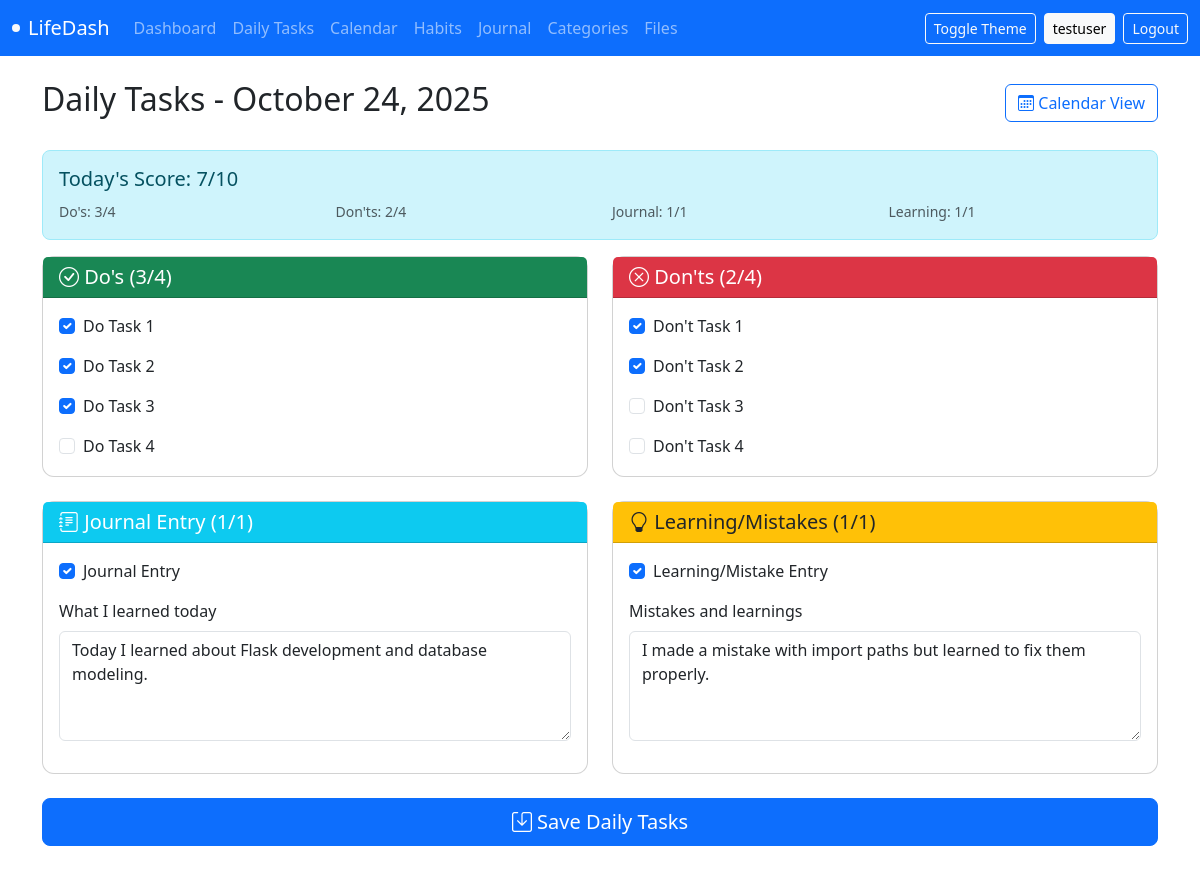
Screenshot of /tasks/ (signed in) with the database file from the repository.
### app/models.py (models this page shows, shortened)
class User(UserMixin, db.Model):
    __tablename__ = "users"
    id = db.Column(db.Integer, primary_key=True)
    email = db.Column(db.String(255), unique=True, nullable=False, index=True)
    username = db.Column(db.String(80), unique=True, nullable=True, index=True)
    password_hash = db.Column(db.String(255), nullable=False)
    avatar_url = db.Column(db.String(500), nullable=True)
    timezone = db.Column(db.String(100), nullable=True)
    created_at = db.Column(db.DateTime, default=datetime.utcnow, nullable=False)
    habits = db.relationship("Habit", backref="user", lazy=True, cascade="all, delete-orphan")
    habit_logs = db.relationship("HabitLog", backref="user", lazy=True, cascade="all, delete-orphan")
    journal_entries = db.relationship("JournalEntry", backref="user", lazy=True, cascade="all, delete-orphan")
    categories = db.relationship("Category", backref="user", lazy=True, cascade="all, delete-orphan")
    subpages = db.relationship("Subpage", backref="user", lazy=True, cascade="all, delete-orphan")
    files = db.relationship("FileAsset", backref="user", lazy=True, cascade="all, delete-orphan")
    todos = db.relationship("TodoItem", backref="user", lazy=True, cascade="all, delete-orphan")
    daily_scores = db.relationship("DailyScore", backref="user", lazy=True, cascade="all, delete-orphan")

class DailyScore(db.Model):
    __tablename__ = "daily_scores"
    id = db.Column(db.Integer, primary_key=True)
    user_id = db.Column(db.Integer, db.ForeignKey("users.id", ondelete="CASCADE"), nullable=False, index=True)
    date = db.Column(db.Date, nullable=False, index=True, default=date.today)
    do_points = db.Column(db.Integer, default=0, nullable=False)  # 0-4 points
    dont_points = db.Column(db.Integer, default=0, nullable=False)  # 0-4 points
    journal_point = db.Column(db.Integer, default=0, nullable=False)  # 0-1 point
    learning_point = db.Column(db.Integer, default=0, nullable=False)  # 0-1 point
    total_points = db.Column(db.Integer, default=0, nullable=False)  # calculated field
    journal_text = db.Column(db.Text, nullable=True)  # what user learned
    learning_text = db.Column(db.Text, nullable=True)  # mistakes/learnings today
    created_at = db.Column(db.DateTime, default=datetime.utcnow, nullable=False)
    updated_at = db.Column(db.DateTime, default=datetime.utcnow, onupdate=datetime.utcnow, nullable=False)
    __table_args__ = (db.UniqueConstraint("user_id", "date", name="uq_daily_score_once_per_day"),)

### app/tasks/routes.py (the view)
@tasks_bp.route('/')
@login_required
def daily_tasks():
    today = date.today()
    today_score = DailyScore.query.filter_by(
        user_id=current_user.id,
        date=today
    ).first()
    form = DailyTaskForm()
    if today_score:
        form.do_1.data = today_score.do_points >= 1
        form.do_2.data = today_score.do_points >= 2
        form.do_3.data = today_score.do_points >= 3
        form.do_4.data = today_score.do_points >= 4
        form.dont_1.data = today_score.dont_points >= 1
        form.dont_2.data = today_score.dont_points >= 2
        form.dont_3.data = today_score.dont_points >= 3
        form.dont_4.data = today_score.dont_points >= 4
        form.journal_point.data = today_score.journal_point == 1
        form.learning_point.data = today_score.learning_point == 1
        form.journal_text.data = today_score.journal_text
        form.learning_text.data = today_score.learning_text
    return render_template('tasks/daily_tasks.html', form=form, today_score=today_score, today=today)

### app/forms.py (called while the page is built)
    def calculate_do_points(self):
        return sum([1 for field in [self.do_1, self.do_2, self.do_3, self.do_4] if field.data])

    def calculate_dont_points(self):
        return sum([1 for field in [self.dont_1, self.dont_2, self.dont_3, self.dont_4] if field.data])

    def calculate_journal_point(self):
        return 1 if self.journal_point.data else 0

    def calculate_learning_point(self):
        return 1 if self.learning_point.data else 0

### app/templates/tasks/daily_tasks.html (shortened to what this page needs)
{% extends "base.html" %}
{% block content %}
<div class="row">
    <div class="col-12">
        <div class="d-flex justify-content-between align-items-center mb-4">
            <h1 class="h2">Daily Tasks - {{ today.strftime('%B %d, %Y') }}</h1>
            <div class="d-flex gap-2">
                <a href="{{ url_for('tasks.calendar_view') }}" class="btn btn-outline-primary">
                    <i class="bi bi-calendar3"></i> Calendar View
                </a>
            </div>
        </div>
        {% if today_score %}
        <div class="alert alert-info">
            <h5 class="alert-heading">Today's Score: {{ today_score.total_points }}/10</h5>
            <div class="row">
                <div class="col-md-3">
                    <small class="text-muted">Do's: {{ today_score.do_points }}/4</small>
                </div>
                <div class="col-md-3">
                    <small class="text-muted">Don'ts: {{ today_score.dont_points }}/4</small>
                </div>
                <div class="col-md-3">
                    <small class="text-muted">Journal: {{ today_score.journal_point }}/1</small>
                </div>
                <div class="col-md-3">
                    <small class="text-muted">Learning: {{ today_score.learning_point }}/1</small>
                </div>
            </div>
        </div>
        {% endif %}
        <form method="POST" action="{{ url_for('tasks.submit_daily_tasks') }}">
            <div class="row">
                <div class="col-md-6 mb-4">
                    <div class="card h-100">
                        <div class="card-header bg-success text-white">
                            <h5 class="card-title mb-0">
                            </h5>
                        </div>
                        <div class="card-body">
                            <div class="form-check mb-3">
                                {{ form.do_1(class="form-check-input") }}
                                {{ form.do_1.label(class="form-check-label") }}
                            </div>
                            <div class="form-check mb-3">
                                {{ form.do_2(class="form-check-input") }}
                                {{ form.do_2.label(class="form-check-label") }}
                            </div>
                            <div class="form-check mb-3">
                                {{ form.do_3(class="form-check-input") }}
                                {{ form.do_3.label(class="form-check-label") }}
                            </div>
                            <div class="form-check">
                                {{ form.do_4(class="form-check-input") }}
                                {{ form.do_4.label(class="form-check-label") }}
                            </div>
                        </div>
                    </div>
                </div>
                <div class="col-md-6 mb-4">
                    <div class="card h-100">
                        <div class="card-header bg-danger text-white">
                            <h5 class="card-title mb-0">
                            </h5>
                        </div>
                        <div class="card-body">
                            <div class="form-check mb-3">
                                {{ form.dont_1(class="form-check-input") }}
                                {{ form.dont_1.label(class="form-check-label") }}
                            </div>
                            <div class="form-check mb-3">
                                {{ form.dont_2(class="form-check-input") }}
                                {{ form.dont_2.label(class="form-check-label") }}
                            </div>
                            <div class="form-check mb-3">
                                {{ form.dont_3(class="form-check-input") }}
                                {{ form.dont_3.label(class="form-check-label") }}
                            </div>
                            <div class="form-check">
                                {{ form.dont_4(class="form-check-input") }}
                                {{ form.dont_4.label(class="form-check-label") }}
                            </div>
                        </div>
                    </div>
                </div>
            </div>
            <div class="row mb-4">
                <div class="col-md-6">
                    <div class="card">
                        <div class="card-header bg-info text-white">
                            <h5 class="card-title mb-0">
                            </h5>
                        </div>
                        <div class="card-body">
                            <div class="form-check mb-3">
                                {{ form.journal_point(class="form-check-input") }}
                                {{ form.journal_point.label(class="form-check-label") }}
                            </div>
                            <div class="mb-3">
                                {{ form.journal_text.label(class="form-label") }}
                                {{ form.journal_text(class="form-control", rows="4") }}
                            </div>
                        </div>
                    </div>
                </div>
                <div class="col-md-6">
                    <div class="card">
                        <div class="card-header bg-warning text-dark">
                            <h5 class="card-title mb-0">
                            </h5>
                        </div>
                        <div class="card-body">
                            <div class="form-check mb-3">
                                {{ form.learning_point(class="form-check-input") }}
                                {{ form.learning_point.label(class="form-check-label") }}
                            </div>
                            <div class="mb-3">
                                {{ form.learning_text.label(class="form-label") }}
                                {{ form.learning_text(class="form-control", rows="4") }}
                            </div>
                        </div>
                    </div>
                </div>
            </div>
            <div class="d-grid">
                <button type="submit" class="btn btn-primary btn-lg">
                    <i class="bi bi-save"></i> Save Daily Tasks
                </button>
            </div>
        </form>
    </div>
</div>
{% endblock %}

### app/templates/base.html (shortened to what this page needs)
<!doctype html>
<html lang="en" data-bs-theme="light">
  <head>
    <link href="https://cdn.jsdelivr.net/npm/bootstrap@5.3.3/dist/css/bootstrap.min.css" rel="stylesheet">
    <link href="https://cdn.jsdelivr.net/npm/bootstrap-icons@1.11.0/font/bootstrap-icons.css" rel="stylesheet">
    <link href="https://cdn.quilljs.com/1.3.6/quill.snow.css" rel="stylesheet">
    <link href="{{ url_for('static', filename='css/styles.css') }}" rel="stylesheet">
  </head>
  <body>
    <nav class="navbar navbar-expand-lg navbar-dark bg-primary">
      <div class="container-fluid">
        <a class="navbar-brand d-flex align-items-center gap-2" href="/">
          <span class="rounded-circle bg-light d-inline-block" style="width:8px;height:8px"></span>
          <span>LifeDash</span>
        </a>
        <div class="collapse navbar-collapse" id="navbarNav">
          <ul class="navbar-nav me-auto">
            <li class="nav-item"><a class="nav-link" href="/">Dashboard</a></li>
            <li class="nav-item"><a class="nav-link" href="/tasks/">Daily Tasks</a></li>
            <li class="nav-item"><a class="nav-link" href="/tasks/calendar">Calendar</a></li>
            <li class="nav-item"><a class="nav-link" href="/habits/">Habits</a></li>
            <li class="nav-item"><a class="nav-link" href="/journal/">Journal</a></li>
            <li class="nav-item"><a class="nav-link" href="/categories/">Categories</a></li>
            <li class="nav-item"><a class="nav-link" href="/files/">Files</a></li>
          </ul>
          <div class="d-flex align-items-center gap-2">
            <button id="theme-toggle" class="btn btn-outline-light btn-sm">Toggle Theme</button>
            {% if current_user.is_authenticated %}
              <a class="btn btn-light btn-sm" href="{{ url_for('auth.profile') }}">{{ current_user.username or current_user.email }}</a>
              <a class="btn btn-outline-light btn-sm" href="{{ url_for('auth.logout') }}">Logout</a>
            {% else %}
              <a class="btn btn-light btn-sm" href="{{ url_for('auth.login') }}">Login</a>
            {% endif %}
          </div>
        </div>
      </div>
    </nav>
    <main class="container py-4">
      {% block content %}{% endblock %}
    </main>
  </body>
</html>

### app/static/css/styles.css (style rules this page uses)
.card { border-radius: .75rem; }
.card-header { font-weight: 600; }
.alert { border-radius: .5rem; }

### rows the page displays
User: username "testuser"
DailyScore: total_points "7", do_points "3", dont_points "2", journal_point "1", learning_point "1", journal_point "☑", journal_text "Today I learned about Flask development and database modeling.", learning_point "☑", learning_text "I made a mistake with import paths but learned to fix them properly."
